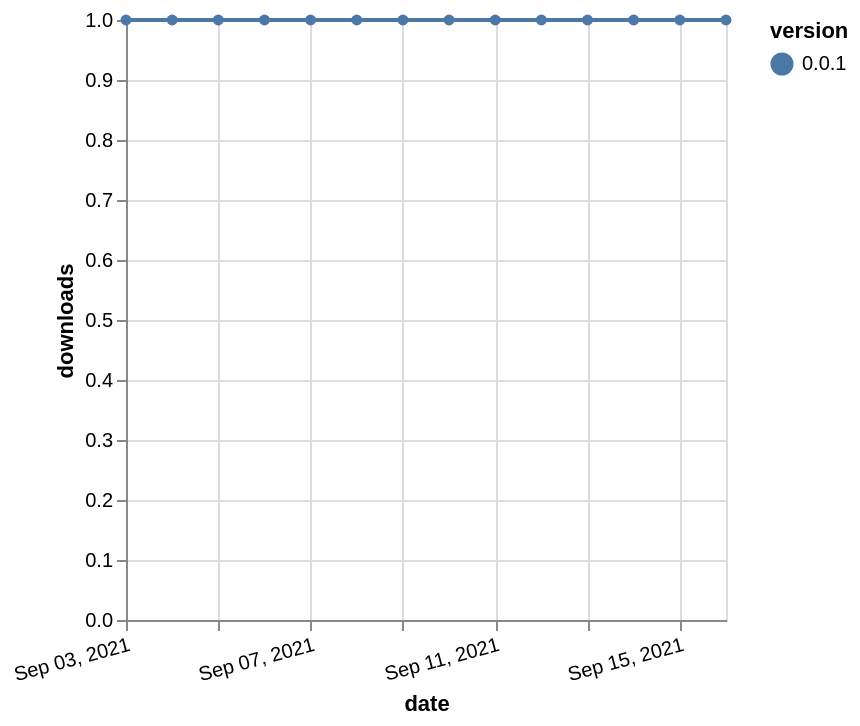

Write a Vega-Lite specification for this figure.
### Vega-Lite specification from a JSON file in a GitHub repository (floating-point values rounded to 4 significant figures)
{"$schema": "https://vega.github.io/schema/vega-lite/v5.json", "description": "A simple bar chart with embedded data.", "data": {"values": [{"date": "2021-09-03", "total": 139, "delta": 1, "version": "0.0.1"}, {"date": "2021-09-04", "total": 140, "delta": 1, "version": "0.0.1"}, {"date": "2021-09-05", "total": 141, "delta": 1, "version": "0.0.1"}, {"date": "2021-09-06", "total": 142, "delta": 1, "version": "0.0.1"}, {"date": "2021-09-07", "total": 143, "delta": 1, "version": "0.0.1"}, {"date": "2021-09-08", "total": 144, "delta": 1, "version": "0.0.1"}, {"date": "2021-09-09", "total": 145, "delta": 1, "version": "0.0.1"}, {"date": "2021-09-10", "total": 146, "delta": 1, "version": "0.0.1"}, {"date": "2021-09-11", "total": 147, "delta": 1, "version": "0.0.1"}, {"date": "2021-09-12", "total": 148, "delta": 1, "version": "0.0.1"}, {"date": "2021-09-13", "total": 149, "delta": 1, "version": "0.0.1"}, {"date": "2021-09-14", "total": 150, "delta": 1, "version": "0.0.1"}, {"date": "2021-09-15", "total": 151, "delta": 1, "version": "0.0.1"}, {"date": "2021-09-16", "total": 152, "delta": 1, "version": "0.0.1"}]}, "width": "container", "mark": {"type": "line", "point": {"filled": true}}, "encoding": {"x": {"field": "date", "type": "temporal", "timeUnit": "yearmonthdate", "title": "date", "axis": {"labelAngle": -15}}, "y": {"field": "delta", "type": "quantitative", "title": "downloads"}, "color": {"field": "version", "type": "nominal"}, "tooltip": {"field": "delta"}}}
